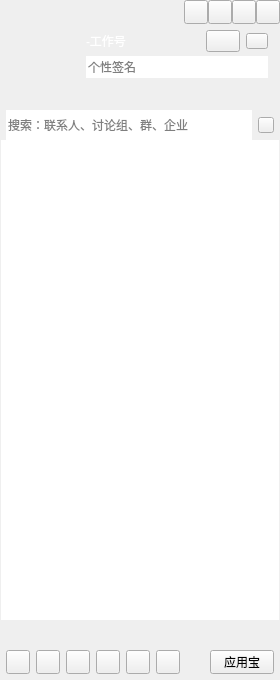
<?xml version="1.0" encoding="UTF-8"?>
<ui version="4.0">
 <class>CCMainWindowClass</class>
 <widget class="QWidget" name="CCMainWindowClass">
  <property name="geometry">
   <rect>
    <x>0</x>
    <y>0</y>
    <width>280</width>
    <height>680</height>
   </rect>
  </property>
  <property name="minimumSize">
   <size>
    <width>280</width>
    <height>680</height>
   </size>
  </property>
  <property name="windowTitle">
   <string>CCMainWindow</string>
  </property>
  <layout class="QVBoxLayout" name="verticalLayout_2">
   <property name="spacing">
    <number>0</number>
   </property>
   <property name="leftMargin">
    <number>0</number>
   </property>
   <property name="topMargin">
    <number>0</number>
   </property>
   <property name="rightMargin">
    <number>0</number>
   </property>
   <property name="bottomMargin">
    <number>0</number>
   </property>
   <item>
    <widget class="QWidget" name="titleWidget" native="true">
     <property name="sizePolicy">
      <sizepolicy hsizetype="Expanding" vsizetype="Preferred">
       <horstretch>0</horstretch>
       <verstretch>0</verstretch>
      </sizepolicy>
     </property>
     <property name="minimumSize">
      <size>
       <width>0</width>
       <height>0</height>
      </size>
     </property>
     <property name="titleskin" stdset="0">
      <bool>true</bool>
     </property>
     <layout class="QVBoxLayout" name="verticalLayout_3">
      <property name="spacing">
       <number>0</number>
      </property>
      <property name="leftMargin">
       <number>0</number>
      </property>
      <property name="topMargin">
       <number>0</number>
      </property>
      <property name="rightMargin">
       <number>0</number>
      </property>
      <property name="bottomMargin">
       <number>0</number>
      </property>
      <item>
       <layout class="QHBoxLayout" name="horizontalLayout">
        <property name="spacing">
         <number>0</number>
        </property>
        <property name="leftMargin">
         <number>12</number>
        </property>
        <item>
         <widget class="QLabel" name="titleIcon">
          <property name="sizePolicy">
           <sizepolicy hsizetype="Fixed" vsizetype="Fixed">
            <horstretch>0</horstretch>
            <verstretch>0</verstretch>
           </sizepolicy>
          </property>
          <property name="minimumSize">
           <size>
            <width>42</width>
            <height>18</height>
           </size>
          </property>
          <property name="maximumSize">
           <size>
            <width>42</width>
            <height>18</height>
           </size>
          </property>
          <property name="text">
           <string/>
          </property>
         </widget>
        </item>
        <item>
         <spacer name="horizontalSpacer">
          <property name="orientation">
           <enum>Qt::Horizontal</enum>
          </property>
          <property name="sizeHint" stdset="0">
           <size>
            <width>40</width>
            <height>20</height>
           </size>
          </property>
         </spacer>
        </item>
        <item>
         <widget class="QPushButton" name="palcehold1">
          <property name="minimumSize">
           <size>
            <width>24</width>
            <height>24</height>
           </size>
          </property>
          <property name="maximumSize">
           <size>
            <width>24</width>
            <height>24</height>
           </size>
          </property>
          <property name="text">
           <string/>
          </property>
         </widget>
        </item>
        <item>
         <widget class="QPushButton" name="placehold2">
          <property name="minimumSize">
           <size>
            <width>24</width>
            <height>24</height>
           </size>
          </property>
          <property name="maximumSize">
           <size>
            <width>24</width>
            <height>24</height>
           </size>
          </property>
          <property name="text">
           <string/>
          </property>
         </widget>
        </item>
        <item>
         <widget class="QPushButton" name="sysmin">
          <property name="minimumSize">
           <size>
            <width>24</width>
            <height>24</height>
           </size>
          </property>
          <property name="maximumSize">
           <size>
            <width>24</width>
            <height>24</height>
           </size>
          </property>
          <property name="text">
           <string/>
          </property>
         </widget>
        </item>
        <item>
         <widget class="QPushButton" name="sysclose">
          <property name="minimumSize">
           <size>
            <width>24</width>
            <height>24</height>
           </size>
          </property>
          <property name="maximumSize">
           <size>
            <width>24</width>
            <height>24</height>
           </size>
          </property>
          <property name="text">
           <string/>
          </property>
         </widget>
        </item>
       </layout>
      </item>
      <item>
       <layout class="QHBoxLayout" name="horizontalLayout_3">
        <property name="spacing">
         <number>6</number>
        </property>
        <property name="leftMargin">
         <number>12</number>
        </property>
        <property name="topMargin">
         <number>6</number>
        </property>
        <property name="rightMargin">
         <number>12</number>
        </property>
        <property name="bottomMargin">
         <number>6</number>
        </property>
        <item>
         <widget class="QLabel" name="headLabel">
          <property name="sizePolicy">
           <sizepolicy hsizetype="Fixed" vsizetype="Fixed">
            <horstretch>0</horstretch>
            <verstretch>0</verstretch>
           </sizepolicy>
          </property>
          <property name="minimumSize">
           <size>
            <width>68</width>
            <height>68</height>
           </size>
          </property>
          <property name="maximumSize">
           <size>
            <width>68</width>
            <height>68</height>
           </size>
          </property>
          <property name="text">
           <string/>
          </property>
         </widget>
        </item>
        <item>
         <layout class="QVBoxLayout" name="verticalLayout">
          <property name="spacing">
           <number>4</number>
          </property>
          <item>
           <layout class="QHBoxLayout" name="horizontalLayout_2">
            <property name="leftMargin">
             <number>0</number>
            </property>
            <property name="topMargin">
             <number>0</number>
            </property>
            <item>
             <widget class="QLabel" name="nameLabel">
              <property name="sizePolicy">
               <sizepolicy hsizetype="Expanding" vsizetype="Fixed">
                <horstretch>0</horstretch>
                <verstretch>0</verstretch>
               </sizepolicy>
              </property>
              <property name="minimumSize">
               <size>
                <width>0</width>
                <height>22</height>
               </size>
              </property>
              <property name="maximumSize">
               <size>
                <width>16777215</width>
                <height>22</height>
               </size>
              </property>
              <property name="styleSheet">
               <string notr="true">color: rgb(255, 255, 255);
font: 75 12pt &quot;微软雅黑&quot;;</string>
              </property>
              <property name="text">
               <string>-工作号</string>
              </property>
             </widget>
            </item>
            <item>
             <widget class="QPushButton" name="statusBtn">
              <property name="sizePolicy">
               <sizepolicy hsizetype="Fixed" vsizetype="Fixed">
                <horstretch>0</horstretch>
                <verstretch>0</verstretch>
               </sizepolicy>
              </property>
              <property name="minimumSize">
               <size>
                <width>34</width>
                <height>22</height>
               </size>
              </property>
              <property name="maximumSize">
               <size>
                <width>34</width>
                <height>22</height>
               </size>
              </property>
              <property name="text">
               <string/>
              </property>
              <property name="hasborder" stdset="0">
               <bool>true</bool>
              </property>
             </widget>
            </item>
            <item>
             <widget class="QPushButton" name="levelBtn">
              <property name="sizePolicy">
               <sizepolicy hsizetype="Fixed" vsizetype="Fixed">
                <horstretch>0</horstretch>
                <verstretch>0</verstretch>
               </sizepolicy>
              </property>
              <property name="minimumSize">
               <size>
                <width>22</width>
                <height>16</height>
               </size>
              </property>
              <property name="maximumSize">
               <size>
                <width>22</width>
                <height>16</height>
               </size>
              </property>
              <property name="text">
               <string/>
              </property>
              <property name="hasborder" stdset="0">
               <bool>true</bool>
              </property>
             </widget>
            </item>
           </layout>
          </item>
          <item>
           <widget class="QLineEdit" name="lineEdit">
            <property name="minimumSize">
             <size>
              <width>0</width>
              <height>22</height>
             </size>
            </property>
            <property name="maximumSize">
             <size>
              <width>16777215</width>
              <height>22</height>
             </size>
            </property>
            <property name="cursor">
             <cursorShape>ArrowCursor</cursorShape>
            </property>
            <property name="styleSheet">
             <string notr="true"/>
            </property>
            <property name="frame">
             <bool>false</bool>
            </property>
            <property name="readOnly">
             <bool>false</bool>
            </property>
            <property name="placeholderText">
             <string>个性签名</string>
            </property>
            <property name="clearButtonEnabled">
             <bool>false</bool>
            </property>
           </widget>
          </item>
          <item>
           <widget class="QWidget" name="appWidget" native="true">
            <property name="sizePolicy">
             <sizepolicy hsizetype="Expanding" vsizetype="Fixed">
              <horstretch>0</horstretch>
              <verstretch>0</verstretch>
             </sizepolicy>
            </property>
            <property name="minimumSize">
             <size>
              <width>0</width>
              <height>22</height>
             </size>
            </property>
            <property name="maximumSize">
             <size>
              <width>16777215</width>
              <height>22</height>
             </size>
            </property>
            <property name="styleSheet">
             <string notr="true"/>
            </property>
           </widget>
          </item>
         </layout>
        </item>
       </layout>
      </item>
      <item>
       <widget class="QWidget" name="searchWidget" native="true">
        <property name="sizePolicy">
         <sizepolicy hsizetype="Expanding" vsizetype="Fixed">
          <horstretch>0</horstretch>
          <verstretch>0</verstretch>
         </sizepolicy>
        </property>
        <property name="minimumSize">
         <size>
          <width>0</width>
          <height>30</height>
         </size>
        </property>
        <property name="maximumSize">
         <size>
          <width>16777215</width>
          <height>30</height>
         </size>
        </property>
        <layout class="QHBoxLayout" name="horizontalLayout_4">
         <property name="spacing">
          <number>6</number>
         </property>
         <property name="leftMargin">
          <number>6</number>
         </property>
         <property name="topMargin">
          <number>0</number>
         </property>
         <property name="rightMargin">
          <number>6</number>
         </property>
         <property name="bottomMargin">
          <number>0</number>
         </property>
         <item>
          <widget class="QLineEdit" name="searchLineEdit">
           <property name="minimumSize">
            <size>
             <width>0</width>
             <height>30</height>
            </size>
           </property>
           <property name="maximumSize">
            <size>
             <width>16777215</width>
             <height>30</height>
            </size>
           </property>
           <property name="frame">
            <bool>false</bool>
           </property>
           <property name="placeholderText">
            <string>搜索：联系人、讨论组、群、企业</string>
           </property>
          </widget>
         </item>
         <item>
          <widget class="QPushButton" name="searchBtn">
           <property name="sizePolicy">
            <sizepolicy hsizetype="Fixed" vsizetype="Fixed">
             <horstretch>0</horstretch>
             <verstretch>0</verstretch>
            </sizepolicy>
           </property>
           <property name="minimumSize">
            <size>
             <width>16</width>
             <height>16</height>
            </size>
           </property>
           <property name="maximumSize">
            <size>
             <width>16</width>
             <height>16</height>
            </size>
           </property>
           <property name="text">
            <string/>
           </property>
          </widget>
         </item>
        </layout>
       </widget>
      </item>
     </layout>
    </widget>
   </item>
   <item>
    <widget class="QWidget" name="widget" native="true">
     <property name="sizePolicy">
      <sizepolicy hsizetype="Expanding" vsizetype="Expanding">
       <horstretch>0</horstretch>
       <verstretch>0</verstretch>
      </sizepolicy>
     </property>
     <layout class="QVBoxLayout" name="verticalLayout_4">
      <property name="spacing">
       <number>0</number>
      </property>
      <property name="leftMargin">
       <number>1</number>
      </property>
      <property name="topMargin">
       <number>0</number>
      </property>
      <property name="rightMargin">
       <number>1</number>
      </property>
      <property name="bottomMargin">
       <number>0</number>
      </property>
      <item>
       <widget class="QTreeWidget" name="treeWidget">
        <property name="frameShape">
         <enum>QFrame::NoFrame</enum>
        </property>
        <property name="editTriggers">
         <set>QAbstractItemView::NoEditTriggers</set>
        </property>
        <property name="indentation">
         <number>0</number>
        </property>
        <property name="animated">
         <bool>false</bool>
        </property>
        <property name="headerHidden">
         <bool>true</bool>
        </property>
        <property name="expandsOnDoubleClick">
         <bool>false</bool>
        </property>
        <column>
         <property name="text">
          <string notr="true">1</string>
         </property>
        </column>
       </widget>
      </item>
     </layout>
    </widget>
   </item>
   <item>
    <widget class="QWidget" name="bottomWidget" native="true">
     <property name="sizePolicy">
      <sizepolicy hsizetype="Expanding" vsizetype="Fixed">
       <horstretch>0</horstretch>
       <verstretch>0</verstretch>
      </sizepolicy>
     </property>
     <property name="minimumSize">
      <size>
       <width>0</width>
       <height>60</height>
      </size>
     </property>
     <property name="maximumSize">
      <size>
       <width>16777215</width>
       <height>60</height>
      </size>
     </property>
     <property name="bottomskin" stdset="0">
      <bool>true</bool>
     </property>
     <layout class="QVBoxLayout" name="verticalLayout_5" stretch="1,1">
      <property name="spacing">
       <number>6</number>
      </property>
      <property name="leftMargin">
       <number>6</number>
      </property>
      <property name="topMargin">
       <number>6</number>
      </property>
      <property name="rightMargin">
       <number>6</number>
      </property>
      <property name="bottomMargin">
       <number>6</number>
      </property>
      <item>
       <layout class="QHBoxLayout" name="bottomLayout_up">
        <property name="sizeConstraint">
         <enum>QLayout::SetMaximumSize</enum>
        </property>
       </layout>
      </item>
      <item>
       <layout class="QHBoxLayout" name="horizontalLayout_5">
        <property name="sizeConstraint">
         <enum>QLayout::SetMaximumSize</enum>
        </property>
        <item>
         <widget class="QPushButton" name="bottomBtn_1">
          <property name="sizePolicy">
           <sizepolicy hsizetype="Fixed" vsizetype="Fixed">
            <horstretch>0</horstretch>
            <verstretch>0</verstretch>
           </sizepolicy>
          </property>
          <property name="minimumSize">
           <size>
            <width>24</width>
            <height>24</height>
           </size>
          </property>
          <property name="maximumSize">
           <size>
            <width>24</width>
            <height>24</height>
           </size>
          </property>
          <property name="text">
           <string/>
          </property>
         </widget>
        </item>
        <item>
         <widget class="QPushButton" name="bottomBtn_2">
          <property name="sizePolicy">
           <sizepolicy hsizetype="Fixed" vsizetype="Fixed">
            <horstretch>0</horstretch>
            <verstretch>0</verstretch>
           </sizepolicy>
          </property>
          <property name="minimumSize">
           <size>
            <width>24</width>
            <height>24</height>
           </size>
          </property>
          <property name="maximumSize">
           <size>
            <width>24</width>
            <height>24</height>
           </size>
          </property>
          <property name="text">
           <string/>
          </property>
         </widget>
        </item>
        <item>
         <widget class="QPushButton" name="bottomBtn_3">
          <property name="sizePolicy">
           <sizepolicy hsizetype="Fixed" vsizetype="Fixed">
            <horstretch>0</horstretch>
            <verstretch>0</verstretch>
           </sizepolicy>
          </property>
          <property name="minimumSize">
           <size>
            <width>24</width>
            <height>24</height>
           </size>
          </property>
          <property name="maximumSize">
           <size>
            <width>24</width>
            <height>24</height>
           </size>
          </property>
          <property name="text">
           <string/>
          </property>
         </widget>
        </item>
        <item>
         <widget class="QPushButton" name="bottomBtn_4">
          <property name="sizePolicy">
           <sizepolicy hsizetype="Fixed" vsizetype="Fixed">
            <horstretch>0</horstretch>
            <verstretch>0</verstretch>
           </sizepolicy>
          </property>
          <property name="minimumSize">
           <size>
            <width>24</width>
            <height>24</height>
           </size>
          </property>
          <property name="maximumSize">
           <size>
            <width>24</width>
            <height>24</height>
           </size>
          </property>
          <property name="text">
           <string/>
          </property>
         </widget>
        </item>
        <item>
         <widget class="QPushButton" name="bottomBtn_5">
          <property name="sizePolicy">
           <sizepolicy hsizetype="Fixed" vsizetype="Fixed">
            <horstretch>0</horstretch>
            <verstretch>0</verstretch>
           </sizepolicy>
          </property>
          <property name="minimumSize">
           <size>
            <width>24</width>
            <height>24</height>
           </size>
          </property>
          <property name="maximumSize">
           <size>
            <width>24</width>
            <height>24</height>
           </size>
          </property>
          <property name="text">
           <string/>
          </property>
         </widget>
        </item>
        <item>
         <widget class="QPushButton" name="bottomBtn_6">
          <property name="sizePolicy">
           <sizepolicy hsizetype="Fixed" vsizetype="Fixed">
            <horstretch>0</horstretch>
            <verstretch>0</verstretch>
           </sizepolicy>
          </property>
          <property name="minimumSize">
           <size>
            <width>24</width>
            <height>24</height>
           </size>
          </property>
          <property name="maximumSize">
           <size>
            <width>24</width>
            <height>24</height>
           </size>
          </property>
          <property name="text">
           <string/>
          </property>
         </widget>
        </item>
        <item>
         <spacer name="horizontalSpacer_2">
          <property name="orientation">
           <enum>Qt::Horizontal</enum>
          </property>
          <property name="sizeHint" stdset="0">
           <size>
            <width>40</width>
            <height>20</height>
           </size>
          </property>
         </spacer>
        </item>
        <item>
         <widget class="QPushButton" name="bottomBtn_7">
          <property name="sizePolicy">
           <sizepolicy hsizetype="Preferred" vsizetype="Fixed">
            <horstretch>0</horstretch>
            <verstretch>0</verstretch>
           </sizepolicy>
          </property>
          <property name="minimumSize">
           <size>
            <width>24</width>
            <height>24</height>
           </size>
          </property>
          <property name="maximumSize">
           <size>
            <width>86</width>
            <height>24</height>
           </size>
          </property>
          <property name="text">
           <string>应用宝</string>
          </property>
          <property name="icon">
           <iconset theme=":/CCMainWindow/Resources/MainWindow/bottom/qplusentrancebtn.png"/>
          </property>
         </widget>
        </item>
       </layout>
      </item>
     </layout>
    </widget>
   </item>
  </layout>
 </widget>
 <layoutdefault spacing="6" margin="11"/>
 <resources>
  <include location="ccmainwindow.qrc"/>
 </resources>
 <connections/>
</ui>
